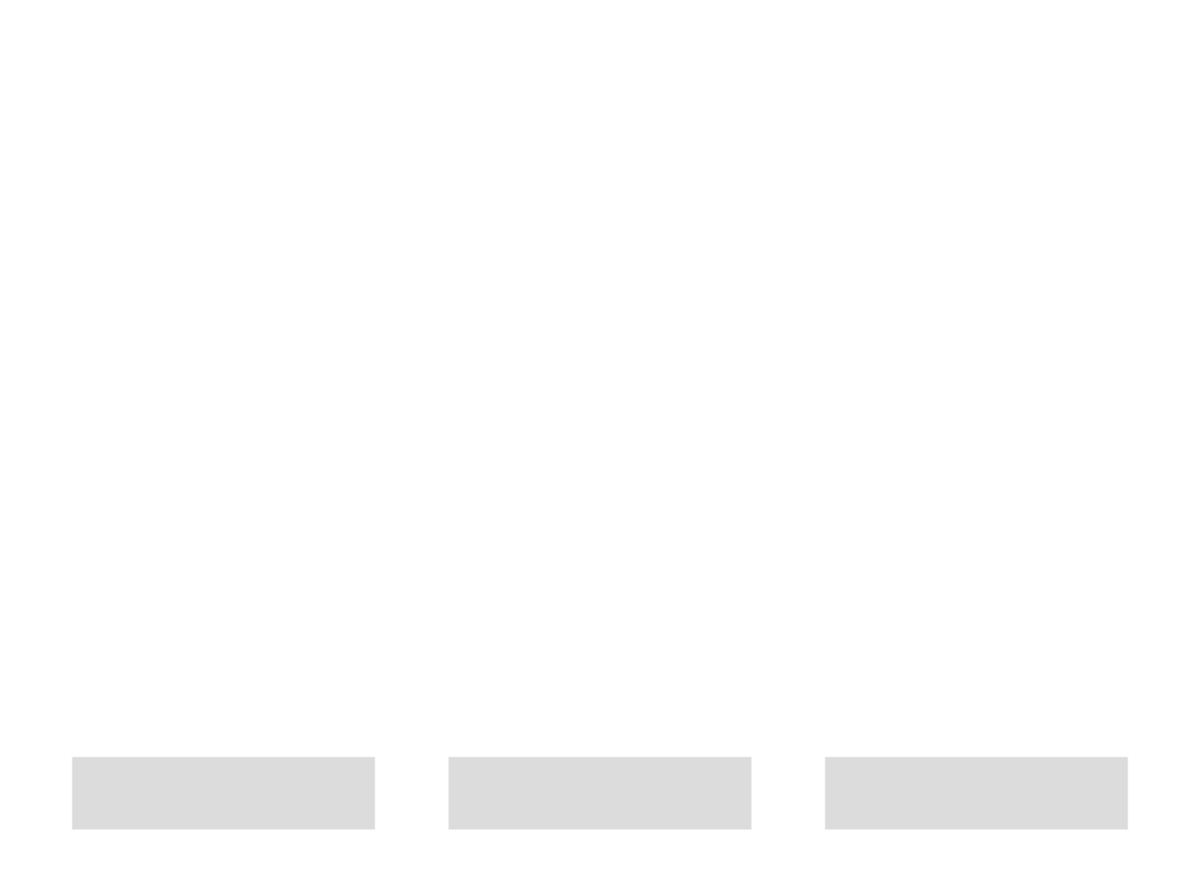
Frame 1 (no input)
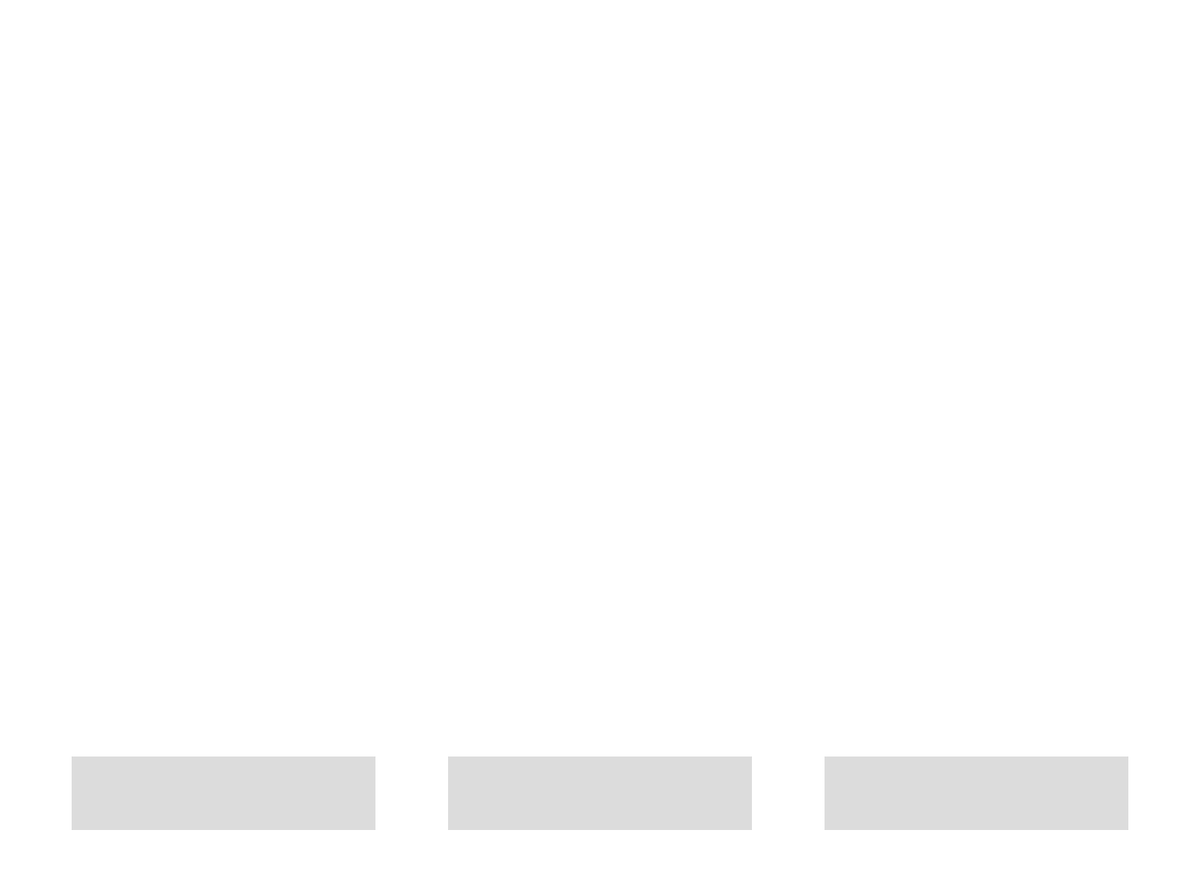
Frame 60 (the mouse pressed at the canvas centre just before this capture)
Frame 120 (the mouse held since frame 60 and released just before this capture): identical to frame 60, image omitted

The Processing sketch that drew these frames (run headless with seeded random() and noise(); from frame 60 on, the mouse is pressed at the canvas centre):

// Processing sketch: processing_120747
// ── processing_120747.pde

int strokeCol;
int mode;
int boxWidth;
int boxHeight;

void setup() {
background(255);
size(1240,920);
mode = 0;
boxWidth = width/3-100;
boxHeight = 75;
}

void draw() {

noStroke();
fill(220);
rectMode(CENTER);
rect(75 + boxWidth/2, height-100,boxWidth,boxHeight);
rect(width/2, height-100,boxWidth,boxHeight);
rect(width - boxWidth/2 - 75, height-100,boxWidth,boxHeight);

  
if((mousePressed) && (mode == 1)){
strokeCol = constrain(abs(mouseX-pmouseX) + abs(mouseY-pmouseY),0,100);
stroke(0+strokeCol*4,200+strokeCol,150);
line(width/2,height/2,mouseX,mouseY);
}

if((mousePressed) && (mode == 3)){
strokeCol = constrain(abs(mouseX-pmouseX) + abs(mouseY-pmouseY),0,40);
fill(255,100,150,100-strokeCol);
ellipse(mouseX, mouseY, strokeCol, strokeCol);
}
}

void mouseClicked(){
if((mouseX > 75) && (mouseX < 75 + boxWidth)){
  if((mouseY > height - boxHeight - 75) && (mouseY < height - 75)){
    mode = 1;
  }
}

if((mouseX > width/2 - boxWidth/2) && (mouseX < width/2 + boxWidth/2)){
  if((mouseY > height - boxHeight - 75) && (mouseY < height - 75)){
    mode = 2;
  }
}

if((mouseX > width - boxWidth - 75) && (mouseX < width - 75)){
  if((mouseY > height - boxHeight - 75) && (mouseY < height - 75)){
    mode = 3;
  }
}
}
